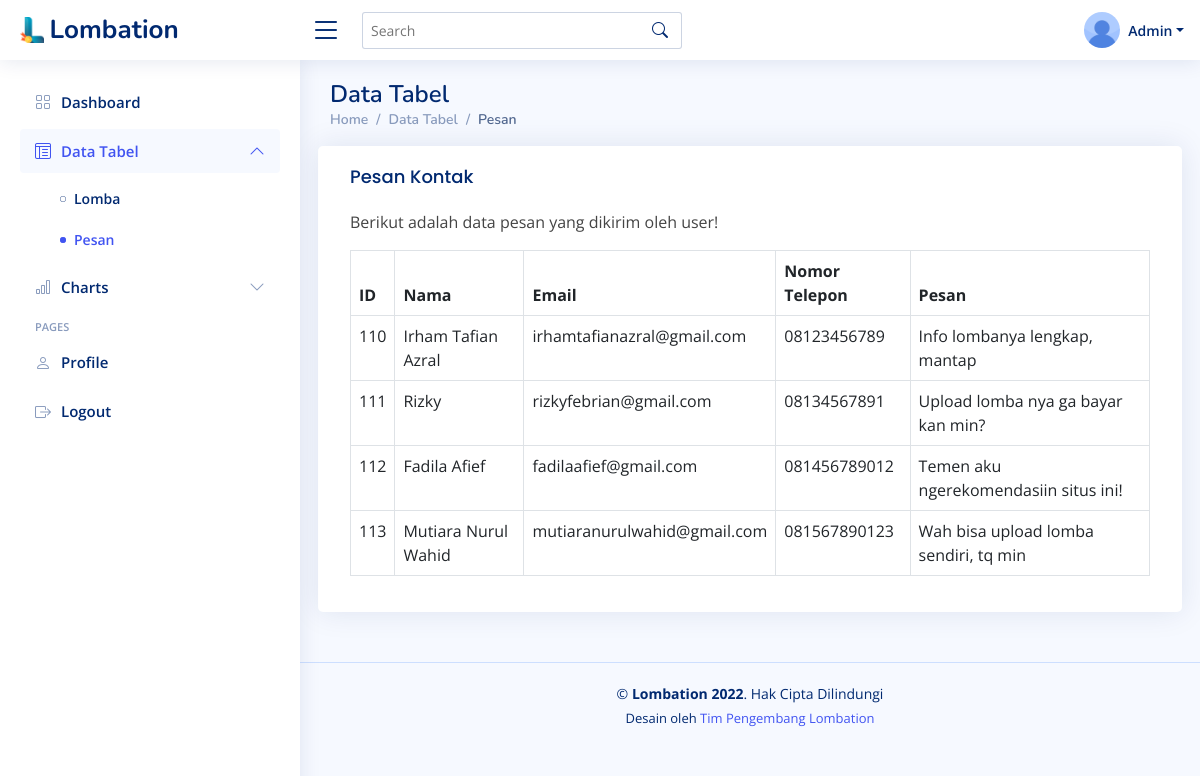
Screenshot of /admin-tabel-kontak.php with the database file from the repository.
### tables this page shows
CREATE TABLE `pesan` (
  `id` int(11) NOT NULL,
  `nama` varchar(50) NOT NULL,
  `email` varchar(50) NOT NULL,
  `notelp` varchar(30) NOT NULL,
  `pesan` varchar(50) NOT NULL
);

### admin-tabel-kontak.php (the view, shortened to what this page needs)
<?php
$pdo = pdo_connect_mysql();
$page = isset($_GET['page']) && is_numeric($_GET['page']) ? (int)$_GET['page'] : 1;
$records_per_page = 100;
$stmt = $pdo->prepare('SELECT * FROM pesan ORDER BY id LIMIT :current_page, :record_per_page');
$stmt->bindValue(':current_page', ($page-1)*$records_per_page, PDO::PARAM_INT);
$stmt->bindValue(':record_per_page', $records_per_page, PDO::PARAM_INT);
$stmt->execute();
$contacts = $stmt->fetchAll(PDO::FETCH_ASSOC);
?>
<!DOCTYPE html>
<html lang="en">
<head>
    <link href="assets/vendor/bootstrap/css/bootstrap.min.css" rel="stylesheet" />
    <link href="assets/vendor/bootstrap-icons/bootstrap-icons.css" rel="stylesheet" />
    <link href="assets/vendor/boxicons/css/boxicons.min.css" rel="stylesheet" />
    <link href="assets/vendor/quill/quill.snow.css" rel="stylesheet" />
    <link href="assets/vendor/quill/quill.bubble.css" rel="stylesheet" />
    <link href="assets/vendor/remixicon/remixicon.css" rel="stylesheet" />
    <link href="assets/vendor/simple-datatables/style.css" rel="stylesheet" />
    <link href="assets/css/style.css" rel="stylesheet" />
  </head>
  <body>
    <header id="header" class="header fixed-top d-flex align-items-center">
      <div class="d-flex align-items-center justify-content-between">
        <a href="admin-dashboard.php" class="logo d-flex align-items-center">
          <img src="assets-user/img/lombation.png" alt="" />
          <span class="d-none d-lg-block">Lombation</span>
        </a>
        <i class="bi bi-list toggle-sidebar-btn"></i>
      </div>
      <div class="search-bar">
        <form class="search-form d-flex align-items-center" method="POST" action="#">
          <input type="text" name="query" placeholder="Search" title="Enter search keyword" />
          <button type="submit" title="Search"><i class="bi bi-search"></i></button>
        </form>
      </div>
      <nav class="header-nav ms-auto">
        <ul class="d-flex align-items-center">
          <li class="nav-item dropdown pe-3">
            <a class="nav-link nav-profile d-flex align-items-center pe-0" href="#" data-bs-toggle="dropdown">
              <img src="assets-user/img/team/default.jpg" alt="Profile" class="rounded-circle" />
              <span class="d-none d-md-block dropdown-toggle ps-2">Admin</span> </a
            >
          </li>
        </ul>
      </nav>
    </header>
    <aside id="sidebar" class="sidebar">
      <ul class="sidebar-nav" id="sidebar-nav">
        <li class="nav-item">
          <a class="nav-link collapsed" href="admin-dashboard.php">
            <i class="bi bi-grid"></i>
            <span>Dashboard</span>
          </a>
        </li>
        <li class="nav-item">
          <a class="nav-link" data-bs-target="#tables-nav" data-bs-toggle="collapse" href="#"> <i class="bi bi-layout-text-window-reverse"></i><span>Data Tabel</span><i class="bi bi-chevron-down ms-auto"></i> </a>
          <ul id="tables-nav" class="nav-content collapse show" data-bs-parent="#sidebar-nav">
            <li>
              <a href="admin-tabel-data.php" > <i class="bi bi-circle"></i><span>Lomba</span> </a>
            </li>
            <li>
              <a href="admin-tabel-kontak.php" class="active"> <i class="bi bi-circle"></i><span>Pesan</span> </a>
            </li>
          </ul>
        </li>
       <li class="nav-item">
          <a class="nav-link collapsed" data-bs-target="#charts-nav" data-bs-toggle="collapse" href="#"> <i class="bi bi-bar-chart"></i><span>Charts</span><i class="bi bi-chevron-down ms-auto"></i> </a>
        </li>
        <li class="nav-heading">Pages</li>
        <li class="nav-item">
          <a class="nav-link collapsed" href="admin-profile.php">
            <i class="bi bi-person"></i>
            <span>Profile</span>
          </a>
        </li>
        <li class="nav-item">
          <a class="nav-link collapsed" href="logout.php">
            <i class="bi bi-box-arrow-right"></i>
            <span>Logout</span>
          </a>
        </li>
      </ul>
    </aside>
  <main id="main" class="main">
    <div class="pagetitle">
      <h1>Data Tabel</h1>
        <nav>
          <ol class="breadcrumb">
            <li class="breadcrumb-item"><a href="admin-dashboard.php">Home</a></li>
            <li class="breadcrumb-item">Data Tabel</li>
            <li class="breadcrumb-item active">Pesan</li>
          </ol>
        </nav>
      </div>
    <section class="section">
      <div class="row">
          <div class="card">
            <div class="card-body">
              <h5 class="card-title">Pesan Kontak</h5>
              <p>Berikut adalah data pesan yang dikirim oleh user!</p>
              <table class="table table-bordered">
                <thead>
                  <tr>
                    <th scope="col">ID</th>
                    <th scope="col">Nama</th>
                    <th scope="col">Email</th>
                    <th scope="col">Nomor Telepon</th>
                    <th scope="col">Pesan</th>
                  </tr>
                </thead>
                <tbody>
                   <?php foreach ($contacts as $contact): ?>
                  <tr>
                    <td><?=$contact['id']?></td>
                    <td><?=$contact['nama']?></td>
                    <td><?=$contact['email']?></td>
                    <td><?=$contact['notelp']?></td>
                    <td><?=$contact['pesan']?></td>
                  </tr>
                  <?php endforeach ?>
                </tbody>
              </table>
            </div>
          </div>
        </div>
    </section>
  </main>
  <footer id="footer" class="footer">
      <div class="copyright">
        &copy; <strong><span>Lombation 2022</span></strong
        >. Hak Cipta Dilindungi
      </div>
      <div class="credits">
        Desain oleh <a href="team.html">Tim Pengembang Lombation</a>
      </div>
    </footer>
</body>
</html>

### assets/css/style.css (style rules this page uses)
:root { scroll-behavior: smooth; }
body { font-family: "Open Sans", sans-serif; background: #f6f9ff; color: #444444; }
a { color: #4154f1; text-decoration: none; }
h1, h2, h3, h4, h5, h6 { font-family: "Nunito", sans-serif; }
#main { margin-top: 60px; padding: 20px 30px; transition: all 0.3s; }
.pagetitle { margin-bottom: 10px; }
.pagetitle h1 { font-size: 24px; margin-bottom: 0; font-weight: 600; color: #012970; }
.card { margin-bottom: 30px; border: none; border-radius: 5px; box-shadow: 0px 0 30px rgba(1, 41, 112, 0.1); }
.card-title { padding: 20px 0 15px 0; font-size: 18px; font-weight: 500; color: #012970; font-family: "Poppins", sans-serif; }
.card-body { padding: 0 20px 20px 20px; }
.breadcrumb { font-size: 14px; font-family: "Nunito", sans-serif; color: #899bbd; font-weight: 600; }
.breadcrumb a { color: #899bbd; transition: 0.3s; }
.breadcrumb .breadcrumb-item::before { color: #899bbd; }
.breadcrumb .active { color: #51678f; font-weight: 600; }
.logo { line-height: 1; }
@media (min-width: 1200px) { .logo { width: 280px; } }
.logo img { max-height: 26px; margin-right: 6px; }
.logo span { font-size: 26px; font-weight: 700; color: #012970; font-family: "Nunito", sans-serif; }
.header { transition: all 0.5s; z-index: 997; height: 60px; box-shadow: 0px 2px 20px rgba(1, 41, 112, 0.1); background-color: #fff; padding-left: 20px; }
.header .toggle-sidebar-btn { font-size: 32px; padding-left: 10px; cursor: pointer; color: #012970; }
.header .search-bar { min-width: 360px; padding: 0 20px; }
.header .search-form { width: 100%; }
.header .search-form input { border: 0; font-size: 14px; color: #012970; border: 1px solid rgba(1, 41, 112, 0.2); padding: 7px 38px 7px 8px; border-radius: 3px; transition: 0.3s; width: 100%; }
.header .search-form button { border: 0; padding: 0; margin-left: -30px; background: none; }
.header .search-form button i { color: #012970; }
.header-nav ul { list-style: none; }
.header-nav > ul { margin: 0; padding: 0; }
.header-nav .nav-profile { color: #012970; }
.header-nav .nav-profile img { max-height: 36px; }
.header-nav .nav-profile span { font-size: 14px; font-weight: 600; }
.sidebar { position: fixed; top: 60px; left: 0; bottom: 0; width: 300px; z-index: 996; transition: all 0.3s; padding: 20px; overflow-y: auto; scrollbar-width: thin; scrollbar-color: #aab7cf transparent; box-shadow: 0px 0px 20px rgba(1, 41, 112, 0.1); background-color: #fff; }
@media (min-width: 1200px) { #main, #footer { margin-left: 300px; } }
.sidebar-nav { padding: 0; margin: 0; list-style: none; }
.sidebar-nav li { padding: 0; margin: 0; list-style: none; }
.sidebar-nav .nav-item { margin-bottom: 5px; }
.sidebar-nav .nav-heading { font-size: 11px; text-transform: uppercase; color: #899bbd; font-weight: 600; margin: 10px 0 5px 15px; }
.sidebar-nav .nav-link { display: flex; align-items: center; font-size: 15px; font-weight: 600; color: #4154f1; transition: 0.3; background: #f6f9ff; padding: 10px 15px; border-radius: 4px; }
.sidebar-nav .nav-link i { font-size: 16px; margin-right: 10px; color: #4154f1; }
.sidebar-nav .nav-link.collapsed { color: #012970; background: #fff; }
.sidebar-nav .nav-link.collapsed i { color: #899bbd; }
.sidebar-nav .nav-link .bi-chevron-down { margin-right: 0; transition: transform 0.2s ease-in-out; }
.sidebar-nav .nav-link:not(.collapsed) .bi-chevron-down { transform: rotate(180deg); }
.sidebar-nav .nav-content { padding: 5px 0 0 0; margin: 0; list-style: none; }
.sidebar-nav .nav-content a { display: flex; align-items: center; font-size: 14px; font-weight: 600; color: #012970; transition: 0.3; padding: 10px 0 10px 40px; transition: 0.3s; }
.sidebar-nav .nav-content a i { font-size: 6px; margin-right: 8px; line-height: 0; border-radius: 50%; }
.sidebar-nav .nav-content a:hover, .sidebar-nav .nav-content a.active { color: #4154f1; }
.sidebar-nav .nav-content a.active i { background-color: #4154f1; }
.footer { padding: 20px 0; font-size: 14px; transition: all 0.3s; border-top: 1px solid #cddfff; }
.footer .copyright { text-align: center; color: #012970; }
.footer .credits { padding-top: 5px; text-align: center; font-size: 13px; color: #012970; }

### rows the page displays
pesan: id "110", nama "Irham Tafian Azral", email "irhamtafianazral@gmail.com", notelp "08123456789", pesan "Info lombanya lengkap, mantap"
pesan: id "111", nama "Rizky", email "rizkyfebrian@gmail.com", notelp "08134567891", pesan "Upload lomba nya ga bayar kan min?"
pesan: id "112", nama "Fadila Afief", email "fadilaafief@gmail.com", notelp "081456789012", pesan "Temen aku ngerekomendasiin situs ini!"
pesan: id "113", nama "Mutiara Nurul Wahid", email "mutiaranurulwahid@gmail.com", notelp "081567890123", pesan "Wah bisa upload lomba sendiri, tq min"
